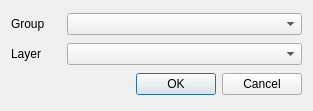
<?xml version="1.0" encoding="UTF-8"?>
<ui version="4.0">
 <class>chooseLayer</class>
 <widget class="QDialog" name="chooseLayer">
  <property name="geometry">
   <rect>
    <x>0</x>
    <y>0</y>
    <width>313</width>
    <height>111</height>
   </rect>
  </property>
  <property name="windowTitle">
   <string>qSearch</string>
  </property>
  <layout class="QGridLayout" name="gridLayout">
   <item row="1" column="0">
    <widget class="QLabel" name="label">
     <property name="maximumSize">
      <size>
       <width>50</width>
       <height>16777215</height>
      </size>
     </property>
     <property name="text">
      <string>Layer</string>
     </property>
    </widget>
   </item>
   <item row="1" column="1">
    <widget class="QComboBox" name="layerCombo"/>
   </item>
   <item row="2" column="0" colspan="2">
    <widget class="QDialogButtonBox" name="buttonBox">
     <property name="orientation">
      <enum>Qt::Horizontal</enum>
     </property>
     <property name="standardButtons">
      <set>QDialogButtonBox::Cancel|QDialogButtonBox::Ok</set>
     </property>
    </widget>
   </item>
   <item row="0" column="0">
    <widget class="QLabel" name="label_2">
     <property name="text">
      <string>Group</string>
     </property>
    </widget>
   </item>
   <item row="0" column="1">
    <widget class="QComboBox" name="groupCombo"/>
   </item>
  </layout>
 </widget>
 <resources/>
 <connections>
  <connection>
   <sender>buttonBox</sender>
   <signal>accepted()</signal>
   <receiver>chooseLayer</receiver>
   <slot>accept()</slot>
   <hints>
    <hint type="sourcelabel">
     <x>248</x>
     <y>254</y>
    </hint>
    <hint type="destinationlabel">
     <x>157</x>
     <y>274</y>
    </hint>
   </hints>
  </connection>
  <connection>
   <sender>buttonBox</sender>
   <signal>rejected()</signal>
   <receiver>chooseLayer</receiver>
   <slot>reject()</slot>
   <hints>
    <hint type="sourcelabel">
     <x>316</x>
     <y>260</y>
    </hint>
    <hint type="destinationlabel">
     <x>286</x>
     <y>274</y>
    </hint>
   </hints>
  </connection>
 </connections>
</ui>
